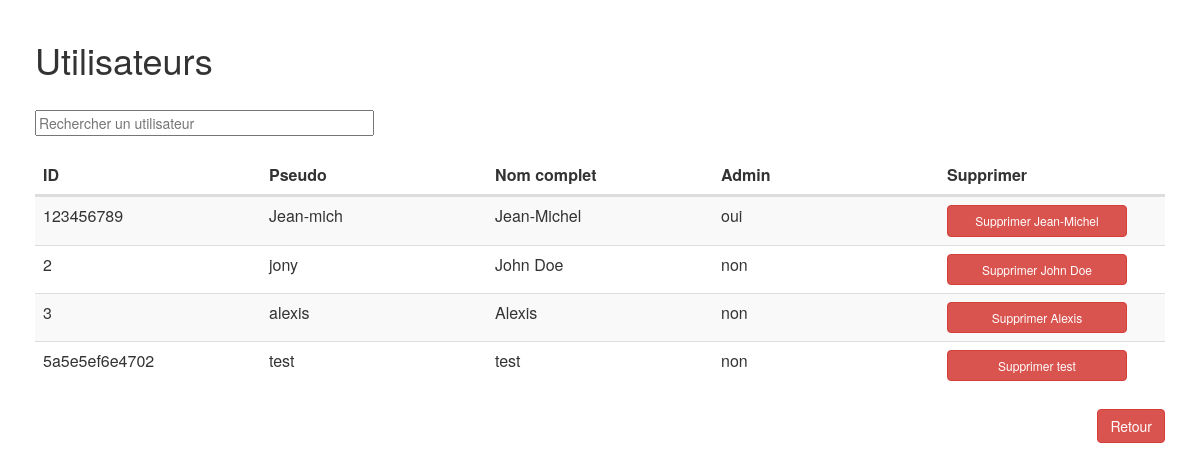
Screenshot of /Vue/administration/utilisateurs/utilisateurs.php with the database file from the repository.
### tables this page shows
CREATE TABLE `user` (
  `User_Id` varchar(13) NOT NULL,
  `Username` varchar(20) NOT NULL,
  `Password` varchar(64) NOT NULL,
  `FullName` varchar(50) NOT NULL,
  `IsAdmin` tinyint(1) NOT NULL
);

### Modele/Admin/admin.php (the view, shortened to what this page needs)
<?php
    function getUser($db){
      $reponse = $db->query('SELECT * FROM user');
      return $reponse;
    }
    function genTableUser()
    {
      require("Modele/connexion.php");
      $Users = getUser($db)->fetchAll();
      for ($i = 0; $i<count($Users); $i++) {
        $ID = $Users[$i]['User_Id'];
        $username = $Users[$i]['Username'];
        $fullName = $Users[$i]['FullName'];
        if($Users[$i]['IsAdmin']==1)
        {
          $admin = 'oui';
        }
        else {
          $admin = 'non';
        }
        echo (' <tr>
           <td>'.$ID.'</td>
           <td>'.$username.'</td>
           <td>'.$fullName.'</td>
           <td>'.$admin.'</td>
           <td>
           <a id="suprUserBtn" data-toggle="confirmation" data-singleton="true"
               href="index.php?cible=deleteUser&userID='.$ID.'"
               class="btn btn-danger"
               data-title="Êtes-vous sûr ?"
               data-btn-ok-label="Oui"
               data-btn-cancel-label="Non"
               role="button">
               Supprimer '.$fullName.'
           </a></td>
           </tr>');
      }
    }
?>

### Vue/administration/utilisateurs/utilisateurs.css (style rules this page uses)
thead, tbody, tr, td, th { display: block; }
tr:after { content: ' '; display: block; visibility: hidden; clear: both; }
tbody td, thead th { width:20%; float: left; }
body { padding: 20px; }
#suprUserBtn { font-size: 0.75em; width: 15em; }

### rows the page displays
user: User_Id "123456789", Username "Jean-mich", FullName "Jean-Michel", IsAdmin "oui"
user: User_Id "2", Username "jony", FullName "John Doe", IsAdmin "non"
user: User_Id "3", Username "alexis", FullName "Alexis", IsAdmin "non"
user: User_Id "5a5e5ef6e4702", Username "test", FullName "test", IsAdmin "non"
